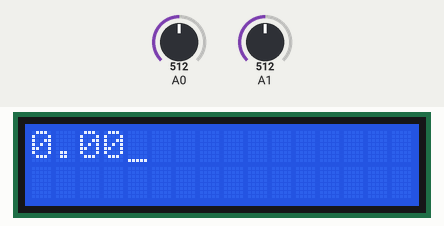
Recording of a sketch running on a simulated Arduino Uno, built with avr-gcc and run on an emulated ATmega328P. Parts: 16×2 character LCD. The test bench sets the inputs (shaded band); at power-on: A0 = 512, A1 = 512.

Above: at 1.3 s.
1.4 s: A0 set to 716
At 1.79 s:
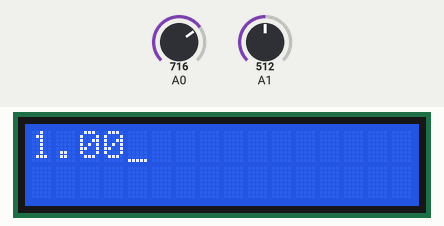
3.0 s: A1 set to 306
At 3.21 s:
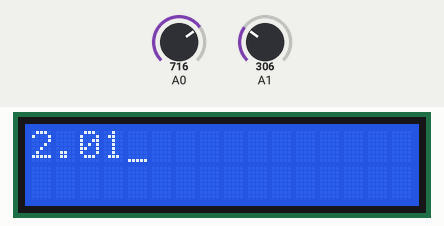
4.5 s: A0 set to 900
At 4.84 s:
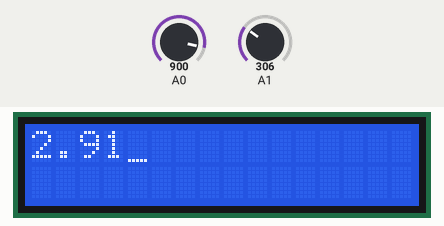
6.1 s: A1 set to 122
At 6.46 s:
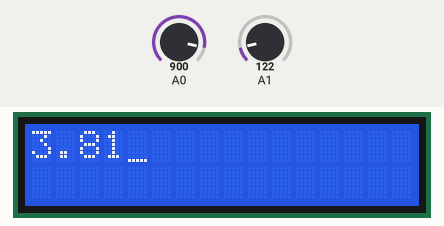
7.7 s: A1 set to 0
At 8.09 s:
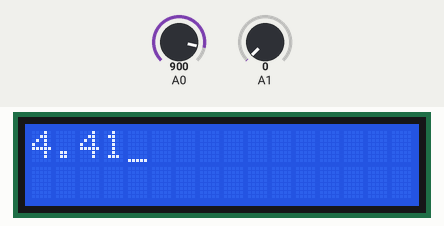
9.3 s: A0 set to 1023
At 9.51 s:
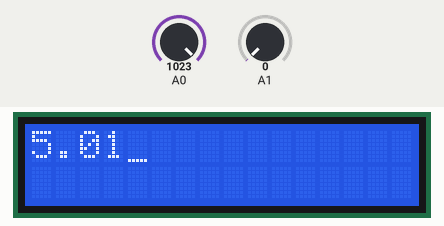
Timing chart, 0 to 11.8 s (numbered marks = the images above; inputs shaded):
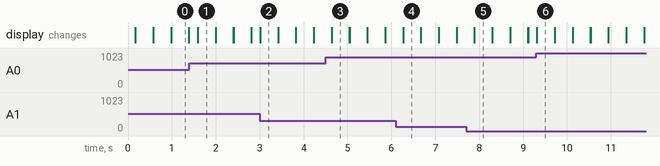

Measured:
- after the input at 1.4 s, the display: changes after 0.19 s (image 1)
- after the input at 3.0 s, the display: changes at once (image 2)
- after the input at 4.5 s, the display: first differs from a run without the input after 0.14 s (image 3)
- after the input at 6.1 s, the display: first differs from a run without the input after 0.17 s (image 4)
- after the input at 7.7 s, the display: first differs from a run without the input after 0.19 s (image 5)
- after the input at 9.3 s, the display: changes at once (image 6)
- what the display in image 0 shows lasts 0.4 s, from 1.0 s to 1.4 s

The sketch:

Zad01.ino
```cpp
#include <LiquidCrystal.h>

LiquidCrystal lcd(2,3,4,5,6,7);

float inputA0 = 0;
float inputA1 = 0;
float output = 0;

void setup()
{
  Serial.begin(9600);
  lcd.begin(16,2);
  lcd.setCursor(0,0);
  lcd.cursor();
  lcd.write("Woltomierz");
  delay(100);
  lcd.clear();
}

void loop()
{
  inputA0 = analogRead(A0);
  inputA1 = analogRead(A1);
  output = inputA0 - inputA1;
  if(output < 0)
    output *= -1;
  output = output * 0.0049;
  lcd.print(output);
  delay(200);
  lcd.clear();
}
```
